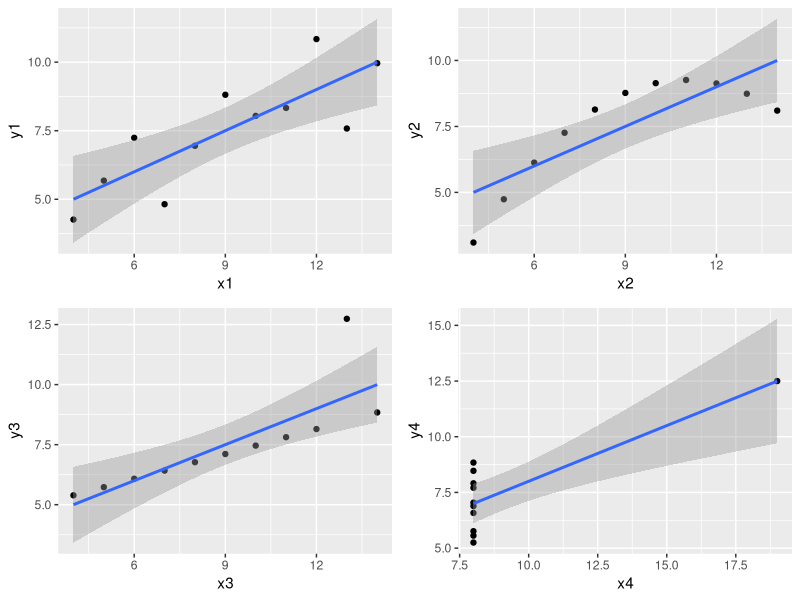

Recreate this plot in R.
## ---- chunk 1
knitr::opts_chunk$set(echo=TRUE, tidy.opts = list(width.cutoff = 70), tidy = TRUE)
## ---- chunk 2
# Task 0 -
# Load libraries
library(tidyverse)
library(gridExtra)


# Task 1 - The anscombe data set serves as a reminder of how important plotting is. (See help on anscombe for information on the dataset). Load the anscombe data set. 
data("anscombe")

# Use ggplot2 to make 4 separate plots of the four data series (x,y)1..4 and save these plots as plot1 ...plot4. Each of these four plots has similar mean, correlation, standard deviation, and other summary measures, however, the data is not the same. Ensure the points are visible, and that there is a linear method stat_smooth in each graph.

plot1 <- anscombe %>%
  ggplot(aes(x = x1,y = y1)) + geom_point() + stat_smooth(method = "lm")

plot2 <- anscombe %>%
  ggplot(aes(x = x2,y = y2)) + geom_point() + stat_smooth(method = "lm")

plot3 <- anscombe %>%
  ggplot(aes(x = x3,y = y3)) + geom_point() + stat_smooth(method = "lm")

plot4 <- anscombe %>%
  ggplot(aes(x = x4,y = y4)) + geom_point() + stat_smooth(method = "lm")

# Produce a 2 by 2 plot of all 4 graphs. 
gridExtra::grid.arrange(plot1, plot2, plot3, plot4, nrow=2)

# In comments, share what you learned from the graphs in terms of the relationships between variables as compared to the regression line. 

#Even though these plots share nearly identical summary metrics, graphing the data reveals unique patterns and outliers. This example highlights the importance of visual analysis for meaningful data interpretation, as summary statistics alone may be misleading. 

## ---- chunk 3
# Task 2 - At a local community college, 35% of students who enter the college as freshmen go on to graduate. Fifteen freshmen are randomly selected.
# 2A: What is the probability that none of them graduates from the local community college?
dbinom(0,15,.35)

# 2B: What is the probability that exactly 6 will graduate from the local community college?
dbinom(6,15,.35)

# 2C: What is the probability that exactly 3 will graduate from the local community college?
dbinom(3,15,.35)

## ---- chunk 4
# Task 3 - Let X represent a binomial random variable with n = 110 and p = 0.38. Find the following probabilities.

# 3A: P(X <= 40) 
pbinom(40,110,.38)

# 3B: P(X > 35) 
pbinom(35,110,.38, lower.tail = FALSE)

# 3C: P(X >= 45)
pbinom(44,110,.38, lower.tail = FALSE)

## ---- chunk 5
# Task 4 - In a rural town, the average high school teacher annual salary is 41,000 dollars. Let salary be normally distributed with a standard deviation of 12,000 dollars.

# 4A: What percentage of high school teachers make less than 43,000 dollars? 57%
pnorm(43000,41000,12000)

# 4B: What percentage of high school teachers make more than 60,000 dollars? 5.7%
pnorm(60000,41000,12000, lower.tail = FALSE)

# 4C: What percentage of high school teachers make between 40,000 and 50,000 dollars? 31%
pnorm(50000,41000,12000) - pnorm(40000,41000,12000)


## ---- chunk 6
# Task 5

# 5A: Find the z value such that $P(Z <= z)$ = 0.9182, given a mean of 0 and a standard deviation of 1. 
qnorm(.9182)


# 5B: Let X be normally distributed with mean $\mu$ = 250 and standard deviation $\sigma$ = 80. What is the value of x such that $P(X <= x)$ = 0.9254? 
qnorm(.9254,250,80)


# 5C: The price of a particular asset has a mean and standard deviation of 150 dollars and 9 dollars, respectively. What is the 65th percentile of this price? 1
qnorm(.65,150,9)

## ---- chunk 7
Type_of_Movie <- c("Action", "Comedy", "Family", "Horror")
Snacks <- c(81, 125, 112, 109)
No_Snacks <- c(108, 75, 102, 75)
Movie <- data.frame(Type_of_Movie, Snacks, No_Snacks)
Movie
## ---- chunk 8
# Conduct a test that confirms whether  movie type and snack preference are independent. In doing so, comment on the following: 
# Name the Test
# Chi-squared Test for Movie Type and Snack Consumption

# Step 1: Set up the hypothesis.
#H0: Movie type and consumer snack consumption are independent.
#HA: Movie type and consumer snack consumption are dependent.

# Step 2 and 3: Compute the test statistic and calculate the probability.
chisq.test(Movie[,2:3])

# Steps 4 and 5: Confirm whether you reject or fail to reject the null and state what that means.
# The p value is less than 0.05; therefore, we reject the null hypothesis and conclude that movie type does influence consumer snack consumption. 
